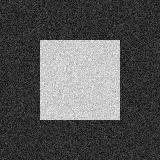
#> input picture datasets/sintetics/test/images/box.jpg, 160 x 160 px
$ python -i postprocess.py   (imports and definitions only)
#> lines starting #> are read from the running program, lines starting #| are printed output that depends on the picture
#> further down, picture is the input picture: shape (160, 160); min 0, max 255, mean 85.5
from __future__ import annotations
import numpy as np
from scipy import ndimage as ndi
from skimage import filters, morphology

def gradient_orientation(img, sigma: float = 1.0):
    """Return edge-normal orientation (radians) from a smoothed grayscale image."""
#> called with sigma = 1
    g = np.asarray(img, dtype=float)
    if g.ndim == 3:
        g = g[..., :3].mean(axis=2)
    if g.max() > 1.0:
        g = g / 255.0
    if sigma > 0:
        g = filters.gaussian(g, sigma=sigma, preserve_range=True)
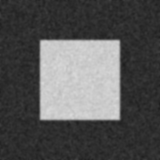
#> g: shape (160, 160) float64; min 0.118, max 0.852, mean 0.335
    gx = ndi.sobel(g, axis=1, mode="reflect")
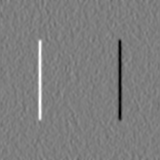
#> gx: shape (160, 160) float64; min -1.76, max 1.79, mean 4.27e-05; drawn with min black and max white
    gy = ndi.sobel(g, axis=0, mode="reflect")
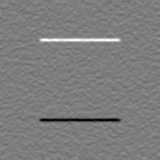
#> gy: shape (160, 160) float64; min -1.73, max 1.77, mean -5.15e-05; drawn with min black and max white
    return np.arctan2(gy, gx)
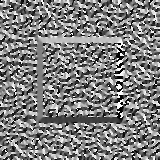
#> returned value: shape (160, 160) float64; min -3.14, max 3.14, mean -0.0174; drawn with min black and max white

def non_maximum_suppression(score, theta):
    """Classic 4-direction NMS on a scalar edge score using edge-normal orientation."""
    s = np.asarray(score, dtype=float)
    a = (np.rad2deg(theta) + 180.0) % 180.0
    out = np.zeros_like(s)
    left, right = np.roll(s, 1, 1), np.roll(s, -1, 1)
    up, down = np.roll(s, 1, 0), np.roll(s, -1, 0)
    up_left = np.roll(up, 1, 1)
    up_right = np.roll(up, -1, 1)
    down_left = np.roll(down, 1, 1)
    down_right = np.roll(down, -1, 1)
    masks = [
        ((a < 22.5) | (a >= 157.5), left, right),
        ((a >= 22.5) & (a < 67.5), up_right, down_left),
        ((a >= 67.5) & (a < 112.5), up, down),
        ((a >= 112.5) & (a < 157.5), up_left, down_right),
    ]
    for m, n1, n2 in masks:
        keep = m & (s >= n1) & (s >= n2)
        out[keep] = s[keep]
    out[[0, -1], :] = 0
    out[:, [0, -1]] = 0
    return out

def hysteresis_binary(score, low, high):
    """Binary hysteresis: weak pixels survive only if connected to strong pixels."""
    return filters.apply_hysteresis_threshold(np.asarray(score, float), low, high)

def thin_binary(edge_map):
    return morphology.thin(np.asarray(edge_map, bool))

>>> import cv2
>>> picture = cv2.imread('../datasets/sintetics/test/images/box.jpg', cv2.IMREAD_GRAYSCALE)
>>> result = gradient_orientation(picture)

$ run again, on datasets/sintetics/test/images/circle.jpg
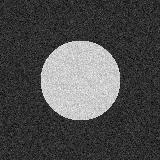
#> input picture datasets/sintetics/test/images/circle.jpg, 160 x 160 px
#> picture is the input picture: shape (160, 160); min 0, max 255, mean 77
#> in gradient_orientation, `gy = ndi.sobel(g, axis=0, mode="reflect")`:
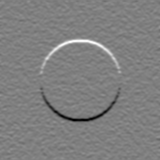
#> gy: shape (160, 160) float64; min -1.67, max 1.66, mean 0.00012; drawn with min black and max white
#> in gradient_orientation, `return np.arctan2(gy, gx)`:
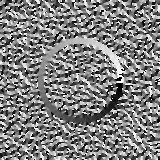
#> returned value: shape (160, 160) float64; min -3.14, max 3.14, mean 0.0173; drawn with min black and max white
